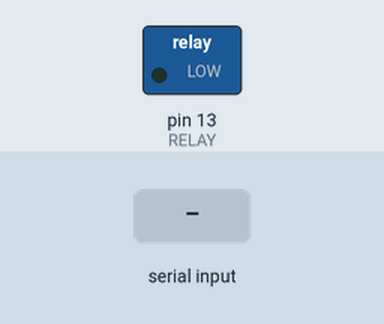
This sketch was run on a simulated Arduino Uno, built with avr-gcc and run on an emulated ATmega328P. Shown: switched loads named in the sketch (green lamp = pin HIGH). Inputs (shaded band) come from the test bench. What the sketch prints to the serial monitor is not drawn.

Above: at 1.2 s.
1.3 s: "0" received over Serial
At 2.5 s:
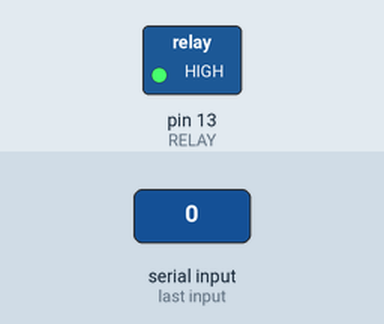
2.8 s: "1" received over Serial
At 3.7 s:
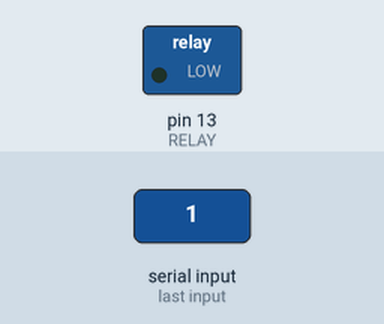
Timing chart, 0 to 5.8 s (numbered marks = the images above; inputs shaded):
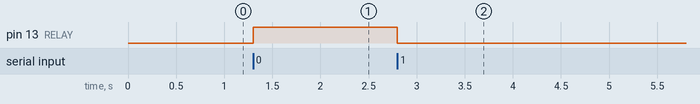

The sketch:

door_lock.ino
```cpp
int RELAY = 13;  //relay pin is D10
int incomingByte; // variable to accept data from serial

void setup()
{
  Serial.begin(9600);  //set baud rate 9600
  pinMode(RELAY, OUTPUT); // inilize relay
  Serial.println(" Bluetooth Based Electronic Lock");
}

void loop()
{
  if (Serial.available() > 0)  //check serial data is available or not
    incomingByte = Serial.read(); //if availabe save data in incoming byte variable

  if (incomingByte == '0' )  // check data is 1 or not
    digitalWrite(RELAY, HIGH); // if it is 1 turn on relay
  if (incomingByte == '1' ) // check data is 0 or not
    digitalWrite(RELAY, LOW); //if it is 0 turn off relay
}
```

Measured:
- after the input at 1.3 s, pin 13 (RELAY): LOW → HIGH at once
- after the input at 2.8 s, pin 13 (RELAY): HIGH → LOW at once
